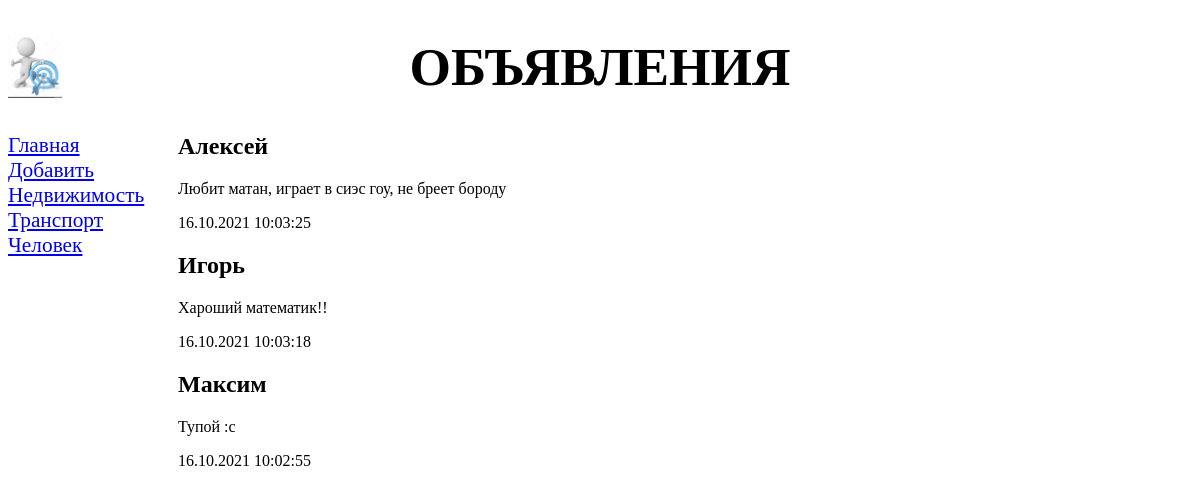
/bboard/3/, run on the app's committed database.
### bboard/models.py (models this page shows, shortened)
class Rubric(models.Model):
    name = models.CharField(max_length=20, db_index=True, verbose_name='Название')
    class Meta:
        verbose_name_plural = 'Рубрики'
        verbose_name = 'Рубрика'
        ordering = ['name']

class Bb(models.Model):
    title = models.CharField(max_length=50, verbose_name='Товар')
    content = models.TextField(null=True, blank=True, verbose_name='Описание')
    price = models.FloatField(null=True, blank=True, verbose_name='Цена')
    published = models.DateTimeField(auto_now=True, db_index=True, verbose_name='Опубликовано')
    rubric = models.ForeignKey('Rubric', null=True, on_delete=models.PROTECT, verbose_name='Рубрика')
    class Meta:
        verbose_name_plural = 'Объявления'
        verbose_name = 'Объявление'
        ordering = ['-published']

### bboard/views.py (the view)
# urls.py: path('<int:rubric_id>/', BbByRubricView.as_view(), name='by_rubric'),
class BbByRubricView(ListView):
    template_name = 'bboard/by_rubric.html'
    context_object_name = 'bbs'
    def get_queryset(self):
        return Bb.objects.filter(rubric=self.kwargs['rubric_id'])
    def get_context_data(self, *, object_list=None, **kwargs):
        context = super().get_context_data(**kwargs)
        context['rubrics'] = Rubric.objects.all()
        context['current_rubric'] = Rubric.objects.get(pk = self.kwargs['rubric_id'])
        return context

### bboard/templates/bboard/by_rubric.html
{% extends 'layout/basic.html' %}
{% block content %}
{% for bb in bbs %}
<div>
<h2>{{ bb.title }}</h2>
<p>{{ bb.content }}</p>
<p>{{ bb.published|date:"d.m.Y H:i:s" }}</p>
</div>
{% endfor %}
{% endblock %}

### bboard/templates/layout/basic.html (shortened to what this page needs)
<!DOCTYPE html>
{% load static %}
<html lang="en">
<head>
    <link rel="stylesheet" type="text/css" href="{% static 'bboard/style.css' %}">
</head>
<body>
    <header>
        <h1>Объявления</h1>
    </header>
    <nav>
        <a href="{% url 'index' %}">Главная</a>
        <a href="{% url 'add' %}">Добавить</a>
        {% for rubric in rubrics %}
        <a href="{% url 'by_rubric' rubric.pk %}">{{ rubric.name }}</a>
        {% endfor %}
    </nav>
    <section>
        {% block content %}
        {% endblock %}
    </section>
</body>
</html>

### bboard/static/bboard/style.css (style rules this page uses)
header h1 { font-size: 40pt; text-transform: uppercase; text-align: center; background: url("bg.jpg") left / auto 100% no-repeat; }
nav { font-size: 16pt; width: 150px; float: left; }
nav a { display: block; margin: 10px Opx; }
section { margin-left: 170px; }

### data on the page
Rubric: name "Недвижимость"
Rubric: name "Транспорт"
Rubric: name "Человек"
Bb: title "Алексей", content "Любит матан, играет в сиэс гоу, не бреет бороду", published "16.10.2021 10:03:25"
Bb: title "Игорь", content "Хароший математик!!", published "16.10.2021 10:03:18"
Bb: title "Максим", content "Тупой :c", published "16.10.2021 10:02:55"
